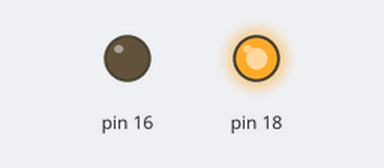
A program run on a simulated Raspberry Pi (header pin numbers). On the bench: output pins drawn as LEDs (lit = HIGH).

Above: at 0.5 s.
At 5.0 s:
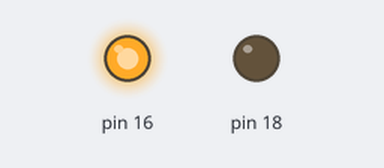
Timing chart, 0 to 6.9 s (numbered marks = the images above):
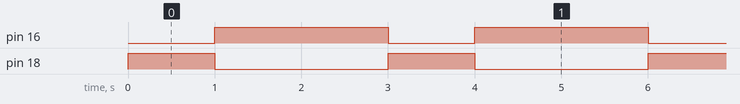

The program:

LEDSchalten.py
```python
import time
import RPi.GPIO as GPIO

# RPi.GPIO Layout verwenden (wie Pin-Nummern)
GPIO.setmode(GPIO.BOARD)

# Pin 18 (GPIO 24) auf Input setzen
GPIO.setup(16, GPIO.OUT)

# Pin 11 (GPIO 17) auf Output setzen
GPIO.setup(18, GPIO.OUT)

# Dauersschleife
while 1:
  # LED immer ausmachen
    GPIO.output(16, GPIO.LOW)
    GPIO.output(18, GPIO.HIGH)
    time.sleep(1)

    GPIO.output(16, GPIO.HIGH)
    GPIO.output(18, GPIO.LOW)
    # Warte 100 ms
    time.sleep(2)
```

Measured:
- by itself, pin 16: alternates HIGH for 2.0 s and LOW for 1.0 s
- by itself, pin 18: alternates HIGH for 1.0 s and LOW for 2.0 s
